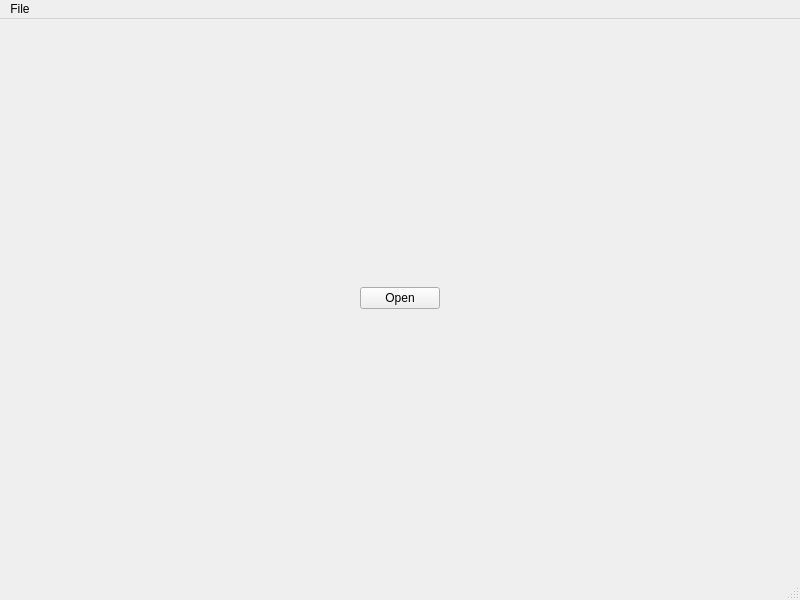
<?xml version="1.0" encoding="UTF-8"?>
<ui version="4.0">
 <class>MainWindow</class>
 <widget class="QMainWindow" name="MainWindow">
  <property name="geometry">
   <rect>
    <x>0</x>
    <y>0</y>
    <width>800</width>
    <height>600</height>
   </rect>
  </property>
  <property name="windowTitle">
   <string>MainWindow</string>
  </property>
  <widget class="QWidget" name="centralwidget">
   <layout class="QHBoxLayout" name="horizontalLayout_2">
    <item>
     <layout class="QHBoxLayout" name="horizontalLayout" stretch="1,0">
      <item>
       <layout class="QGridLayout" name="gridLayoutPlot"/>
      </item>
      <item>
       <layout class="QVBoxLayout" name="verticalLayout">
        <item>
         <widget class="QPushButton" name="pushButton">
          <property name="text">
           <string>Open</string>
          </property>
         </widget>
        </item>
        <item>
         <layout class="QGridLayout" name="gridLayoutControl"/>
        </item>
       </layout>
      </item>
     </layout>
    </item>
   </layout>
  </widget>
  <widget class="QMenuBar" name="menubar">
   <property name="geometry">
    <rect>
     <x>0</x>
     <y>0</y>
     <width>800</width>
     <height>21</height>
    </rect>
   </property>
   <widget class="QMenu" name="menuFile">
    <property name="title">
     <string>File</string>
    </property>
    <addaction name="actionOpen"/>
   </widget>
   <addaction name="menuFile"/>
  </widget>
  <widget class="QStatusBar" name="statusbar"/>
  <action name="actionOpen">
   <property name="text">
    <string>Open</string>
   </property>
   <property name="toolTip">
    <string>Open a file</string>
   </property>
   <property name="shortcut">
    <string>Ctrl+O</string>
   </property>
  </action>
 </widget>
 <resources/>
 <connections>
  <connection>
   <sender>pushButton</sender>
   <signal>clicked()</signal>
   <receiver>actionOpen</receiver>
   <slot>trigger()</slot>
   <hints>
    <hint type="sourcelabel">
     <x>37</x>
     <y>72</y>
    </hint>
    <hint type="destinationlabel">
     <x>-1</x>
     <y>-1</y>
    </hint>
   </hints>
  </connection>
 </connections>
</ui>
